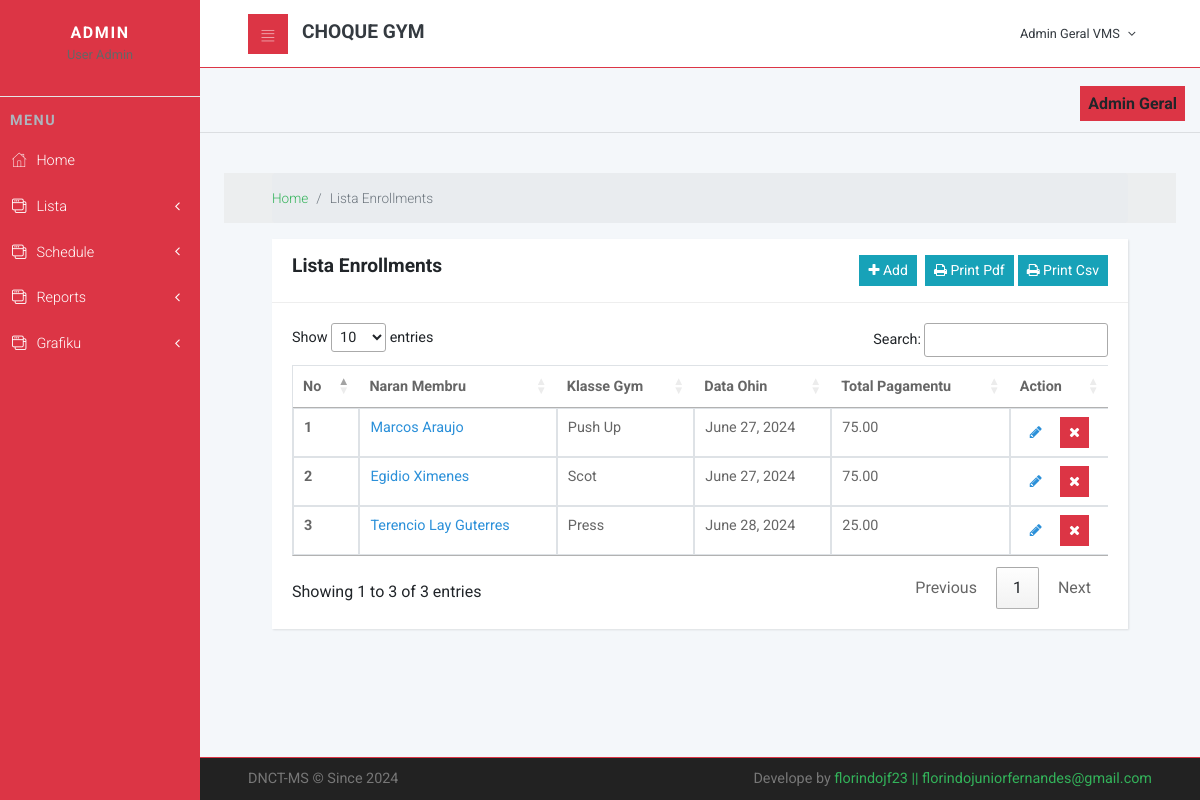
Page /member/enrollment (signed in) on the committed database.
### cliente/models.py (models this page shows, shortened)
class Enrollment(models.Model):
    member = models.ForeignKey(Member, on_delete=models.CASCADE)
    gym_class = models.ForeignKey(GymClass, on_delete=models.CASCADE)
    enrollment_date = models.DateField(auto_now_add=True)
    def get_total_payment(self):
        duration_in_months = self.member.get_duration_in_months()
        if duration_in_months is not None:
            return duration_in_months * self.gym_class.payment_per_month
        else:
            return None

class Member(models.Model):
    nu_id = models.CharField(max_length=20,unique=True,null=True)
    naran = models.CharField(max_length=200,null=True)
    sexo = models.CharField(choices=[('Mane','Mane'),('Feto','Feto')],max_length=10,null=True,blank=True)
    naturalidade = models.CharField(max_length=200,null=True,blank=True)
    data_moris = models.DateField(null=True)
    join_date = models.DateField(auto_now_add=True)
    end_date = models.DateField(null=True)
    enderesu = models.CharField(max_length=200,null=True,blank=True)
    municipio = models.ForeignKey(Municipality, on_delete=models.CASCADE,null=True,blank=True)
    status = models.CharField(choices=[('Solteiru/a','Solteiru/a'),('Marridu/a','Marridu/a')],max_length=10,null=True,blank=True)
    phone = models.CharField(max_length=200,null=True)
    email = models.EmailField(max_length=200,null=True,blank=True)
    fotografia = models.ImageField(upload_to='images/',null=True, blank=True)
    documentos = models.FileField(upload_to='CV/', null=True, blank=True)
    def get_duration_in_months(self):
        if self.end_date:
            delta = relativedelta(self.end_date, self.join_date)
            return delta.years * 12 + delta.months
        else:
            return None

class GymClass(models.Model):
    name = models.CharField(max_length=100)
    description = models.TextField()
    start_time = models.TimeField()
    end_time = models.TimeField()
    days_of_week = models.CharField(max_length=150)
    payment_per_month = models.DecimalField(max_digits=6, decimal_places=2, default=25.00)
    def __str__(self):
        return self.name

### cliente/views.py (the view)
# urls.py: path('enrollment',enrollment, name='enrollment'),
@login_required
def enrollment(request):
    listaenrollment = Enrollment.objects.all()
    data = {
    'title':"Lista Enrollments",
    'active_estudante':"active",
    'dadus':listaenrollment
    }
    return render(request, 'listaenroll.html',data)

### cliente/templates/listaenroll.html (shortened to what this page needs)
{% extends 'main/layout.html' %}
{% load static %}
{% load crispy_forms_tags %}
{% block content %}
<div class="col-sm-12 p-4">
     <div class="breadcrumb-holder">
        <div class="container-fluid">
          <ul class="breadcrumb">
            <li class="breadcrumb-item"><a href="{% url 'home' %}">Home</a></li>
            <li class="breadcrumb-item active">{{title}}</li>
          </ul>
        </div>
      </div>
      <section>
        <div class="container-fluid">
          <div class="row mt-3">
            <div class="col-lg-12">
              <div class="card">
                <div class="card-header d-flex justify-content-between text-center">
                  <div class="text-center">
                    <h3>{{title}}</h3>
                  </div>
                  <div class="d-flex justify-content-end">
                    <div class="text-center mr-2">
                      <a href="{% url 'create_enrollment' %}" class="btn btn-sm btn-info" title="Aumenta Dadus"><i class="fa fa-plus"></i> Add </a>
                    </div>
                    <div class="text-center">
                      <a href="{% url 'pdf_enroll' %}" target="_blank" class="btn btn-sm btn-info" title="Print Data"> <i class="fa fa-print"></i> Print Pdf</a>
                      <a href="{% url 'csv_enroll' %}" target="_blank" class="btn btn-sm btn-info" title="Print Data"> <i class="fa fa-print"></i> Print Csv</a>
                    </div>
                  </div>
                </div>
                <div class="card-body">
                  <div class="table-responsive">
                    <table id="example" class="table table-hover table-bordered" width="100%">
                      <thead>
                        <tr>
                          <th>No</th>
                          <th>Naran Membru</th>
                          <th>Klasse Gym</th>
                          <th>Data Ohin</th>
                          <th>Total Pagamentu</th>
                          <th>Action</th>
                        </tr>
                      </thead>
                      <tbody>
                        {% for data in dadus %}
                        <tr>
                          <th scope="row">{{ forloop.counter }}</th>
                          <td><a href="{% url 'detail_enrollment' data.id %}" style="color: #2b90d9;">{{ data.member.naran }}</a></td>
                          <td>{{ data.gym_class }}</td>
                          <td>{{ data.enrollment_date }}</td>
                          <td>{{ data.get_total_payment }}</td>
                          <td>
                            <div class="d-flex">
                              <div class="flex-fill"><a href="{% url 'update_enrollment' data.id %}" class="btn btn-sm" style="color: #2b90d9;" title="Update"><i class="fa fa-pencil" style="color: #2b90d9;"></i></a></div>
                              <div class="flex-fill"> <button type="button" class="btn btn-sm btn-danger" data-toggle="modal" data-target="#delete-{{ data.id }}" style="text-decoration: none"><i class="fa fa-remove"></i></button></div>
                            </div>
                           </td>
                        </tr>
                        {% endfor %}
                      </tbody>
                    </table>
                  </div>
                </div>
              </div>
            </div>
          </div>
        </div>
      </section>
</div>
<link rel="stylesheet" type="text/css" href="https://cdn.datatables.net/1.11.3/css/jquery.dataTables.css">
{% endblock %}

### static/css/style.default.css (style rules this page uses)
a { display: inline-block; text-decoration: none; color: #fff; }
body { overflow-x: hidden; }
i { display: inline-block; }
table { font-size: 0.9em; color: #666; }
.breadcrumb-holder { background: #eceeef; }
.breadcrumb-holder .breadcrumb { padding: 15px 0; font-size: 0.85em; font-weight: 300; color: #999; margin-bottom: 0; }
.card { margin-bottom: 30px; -webkit-box-shadow: 1px 1px 2px rgba(0, 0, 0, 0.1); box-shadow: 1px 1px 2px rgba(0, 0, 0, 0.1); }
.card-header h1, .card-header h2, .card-header h3, .card-header h4, .card-header h5, .card-header h6 { margin-bottom: 0; }
@media (min-width: 768px) { .container-fluid { padding: 0 3rem; } }
button { cursor: pointer; }
.table { margin-bottom: 0; color: #666; }
.table td, .table th { border-color: #dee2e6; }
.table thead th { border: none; }
.table-bordered td, .table-bordered th { border-color: #dee2e6; }
.btn { font-weight: 400; border: 1px solid transparent; padding: 0.45rem 0.75rem; font-size: 0.9rem; line-height: 1.5; border-radius: 0; -webkit-transition: color 0.15s ease-in-out, background-color 0.15s ease-in-out, border-color 0.15s ease-in-out, -webkit-box-shadow 0.15s ease-in-out; transition: color 0.15s ease-in-out, background-color 0.15s ease-in-out, border-color 0.15s ease-in-out, -webkit-box-shadow 0.15s ease-in-out; transition: color 0.15s ease-in-out, background-color 0.15s ease-in-out, border-color 0.15s ease-in-out, box-shadow 0.15s ease-in-out; transition: color 0.15s ease-in-out, background-color 0.15s ease-in-out, border-color 0.15s ease-in-out, box-shadow 0.15s ease-in-out, -webkit-box-shadow 0.15s ease-in-out; }
.btn-info { color: color-yiq(#17a2b8); background-color: #17a2b8; border-color: #17a2b8; }
.btn-danger { color: color-yiq(#dc3545); background-color: #dc3545; border-color: #dc3545; }
.btn-sm { padding: 0.25rem 0.5rem; font-size: 0.875rem; line-height: 1.5; border-radius: 0; }
body { font-family: "Roboto", sans-serif; font-size: 1rem; font-weight: 400; line-height: 1.5; color: #212529; background-color: #fff; }
a { color: #33b35a; text-decoration: none; }
h1, h2, h3, h4, h5, h6, .h1, .h2, .h3, .h4, .h5, .h6 { margin-bottom: 0.5rem; font-family: inherit; font-weight: 700; line-height: 1.1; color: inherit; }
h3, .h3 { font-size: 1.2rem; }
.card { background-color: #fff; border: 0 solid #eee; border-radius: 0; }
.card-body { padding: 1.25rem; }
.card-header { padding: 1rem 1.25rem; background-color: #fff; border-bottom: 1px solid #eee; }
.card-header:first-child { border-radius: 0 0 0 0; }

### rows in the picture
Enrollment: member.naran "Marcos Araujo", gym_class "Push Up", enrollment_date "June 27, 2024", get_total_payment "75.00"
Enrollment: member.naran "Egidio Ximenes", gym_class "Scot", enrollment_date "June 27, 2024", get_total_payment "75.00"
Enrollment: member.naran "Terencio Lay Guterres", gym_class "Press", enrollment_date "June 28, 2024", get_total_payment "25.00"

### other values in the picture
{{ title }} "Lista Enrollments"
